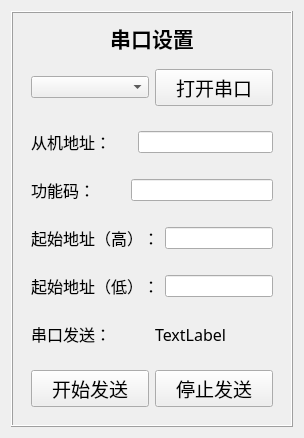
       <widget class="QWidget" name="page_setPort">
        <layout class="QHBoxLayout" name="horizontalLayout_21">
         <item>
          <widget class="QFrame" name="frame_59">
           <property name="maximumSize">
            <size>
             <width>300</width>
             <height>16777215</height>
            </size>
           </property>
           <property name="frameShape">
            <enum>QFrame::Box</enum>
           </property>
           <property name="frameShadow">
            <enum>QFrame::Raised</enum>
           </property>
           <layout class="QVBoxLayout" name="verticalLayout_12">
            <item>
             <widget class="QLabel" name="label_51">
              <property name="maximumSize">
               <size>
                <width>16777215</width>
                <height>50</height>
               </size>
              </property>
              <property name="font">
               <font>
                <family>黑体</family>
                <pointsize>16</pointsize>
               </font>
              </property>
              <property name="text">
               <string>&lt;html&gt;&lt;head/&gt;&lt;body&gt;&lt;p align=&quot;center&quot;&gt;&lt;span style=&quot; font-weight:600;&quot;&gt;串口设置&lt;/span&gt;&lt;/p&gt;&lt;/body&gt;&lt;/html&gt;</string>
              </property>
             </widget>
            </item>
            <item>
             <widget class="QWidget" name="widget_12" native="true">
              <layout class="QHBoxLayout" name="horizontalLayout_59">
               <item>
                <widget class="QComboBox" name="comboBox"/>
               </item>
               <item>
                <widget class="QPushButton" name="pushButton_open_serial">
                 <property name="font">
                  <font>
                   <family>黑体</family>
                   <pointsize>14</pointsize>
                  </font>
                 </property>
                 <property name="text">
                  <string>打开串口</string>
                 </property>
                </widget>
               </item>
              </layout>
             </widget>
            </item>
            <item>
             <widget class="QWidget" name="widget_10" native="true">
              <property name="maximumSize">
               <size>
                <width>16777215</width>
                <height>50</height>
               </size>
              </property>
              <layout class="QHBoxLayout" name="horizontalLayout_57">
               <item>
                <widget class="QLabel" name="label_35">
                 <property name="font">
                  <font>
                   <family>黑体</family>
                   <pointsize>12</pointsize>
                  </font>
                 </property>
                 <property name="text">
                  <string>从机地址：     </string>
                 </property>
                </widget>
               </item>
               <item>
                <widget class="QLineEdit" name="lineEdit_slave_adress"/>
               </item>
              </layout>
             </widget>
            </item>
            <item>
             <widget class="QWidget" name="widget_9" native="true">
              <property name="maximumSize">
               <size>
                <width>16777215</width>
                <height>50</height>
               </size>
              </property>
              <layout class="QHBoxLayout" name="horizontalLayout_56">
               <item>
                <widget class="QLabel" name="label_38">
                 <property name="font">
                  <font>
                   <family>黑体</family>
                   <pointsize>12</pointsize>
                  </font>
                 </property>
                 <property name="text">
                  <string>功能码：       </string>
                 </property>
                </widget>
               </item>
               <item>
                <widget class="QLineEdit" name="lineEdit_function"/>
               </item>
              </layout>
             </widget>
            </item>
            <item>
             <widget class="QWidget" name="widget_8" native="true">
              <property name="maximumSize">
               <size>
                <width>16777215</width>
                <height>50</height>
               </size>
              </property>
              <layout class="QHBoxLayout" name="horizontalLayout_55">
               <item>
                <widget class="QLabel" name="label_34">
                 <property name="maximumSize">
                  <size>
                   <width>16777215</width>
                   <height>50</height>
                  </size>
                 </property>
                 <property name="font">
                  <font>
                   <family>黑体</family>
                   <pointsize>12</pointsize>
                  </font>
                 </property>
                 <property name="text">
                  <string>起始地址（高）：</string>
                 </property>
                </widget>
               </item>
               <item>
                <widget class="QLineEdit" name="lineEdit_3_start_address"/>
               </item>
              </layout>
             </widget>
            </item>
            <item>
             <widget class="QWidget" name="widget_4" native="true">
              <property name="maximumSize">
               <size>
                <width>16777215</width>
                <height>50</height>
               </size>
              </property>
              <layout class="QHBoxLayout" name="horizontalLayout_54">
               <item>
                <widget class="QLabel" name="label_36">
                 <property name="font">
                  <font>
                   <family>黑体</family>
                   <pointsize>12</pointsize>
                  </font>
                 </property>
                 <property name="text">
                  <string>起始地址（低）：</string>
                 </property>
                </widget>
               </item>
               <item>
                <widget class="QLineEdit" name="lineEdit_3_start_address_2"/>
               </item>
              </layout>
             </widget>
            </item>
            <item>
             <widget class="QWidget" name="widget_7" native="true">
              <property name="maximumSize">
               <size>
                <width>16777215</width>
                <height>50</height>
               </size>
              </property>
              <property name="font">
               <font>
                <family>黑体</family>
                <pointsize>12</pointsize>
               </font>
              </property>
              <layout class="QHBoxLayout" name="horizontalLayout_53">
               <property name="sizeConstraint">
                <enum>QLayout::SetNoConstraint</enum>
               </property>
               <item>
                <widget class="QLabel" name="label_41">
                 <property name="text">
                  <string>串口发送：</string>
                 </property>
                </widget>
               </item>
               <item>
                <widget class="QLabel" name="label_send_message">
                 <property name="text">
                  <string>TextLabel</string>
                 </property>
                </widget>
               </item>
              </layout>
             </widget>
            </item>
            <item>
             <widget class="QWidget" name="widget_11" native="true">
              <layout class="QHBoxLayout" name="horizontalLayout_58">
               <item>
                <widget class="QPushButton" name="pushButton_send">
                 <property name="font">
                  <font>
                   <family>黑体</family>
                   <pointsize>14</pointsize>
                  </font>
                 </property>
                 <property name="text">
                  <string>开始发送</string>
                 </property>
                </widget>
               </item>
               <item>
                <widget class="QPushButton" name="pushButton_send_stop">
                 <property name="font">
                  <font>
                   <family>黑体</family>
                   <pointsize>14</pointsize>
                  </font>
                 </property>
                 <property name="text">
                  <string>停止发送</string>
                 </property>
                </widget>
               </item>
              </layout>
             </widget>
            </item>
           </layout>
          </widget>
         </item>
        </layout>
       </widget>
